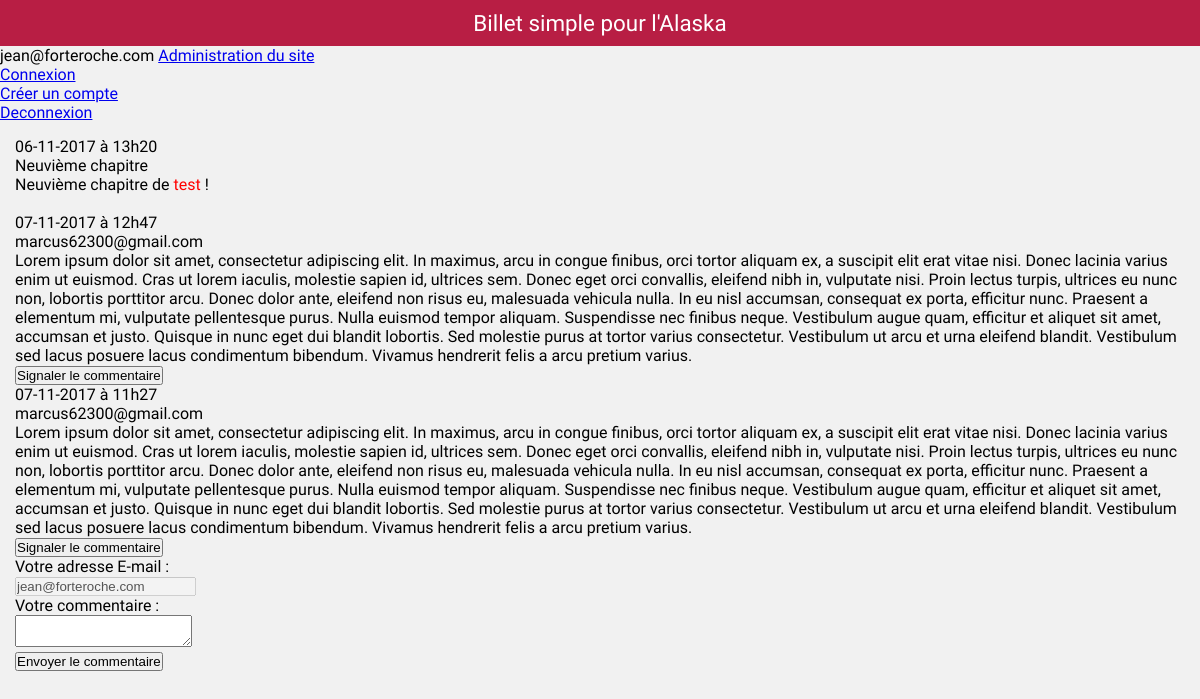
The app's page /displayTicket.php?id=9 (signed in), older data.
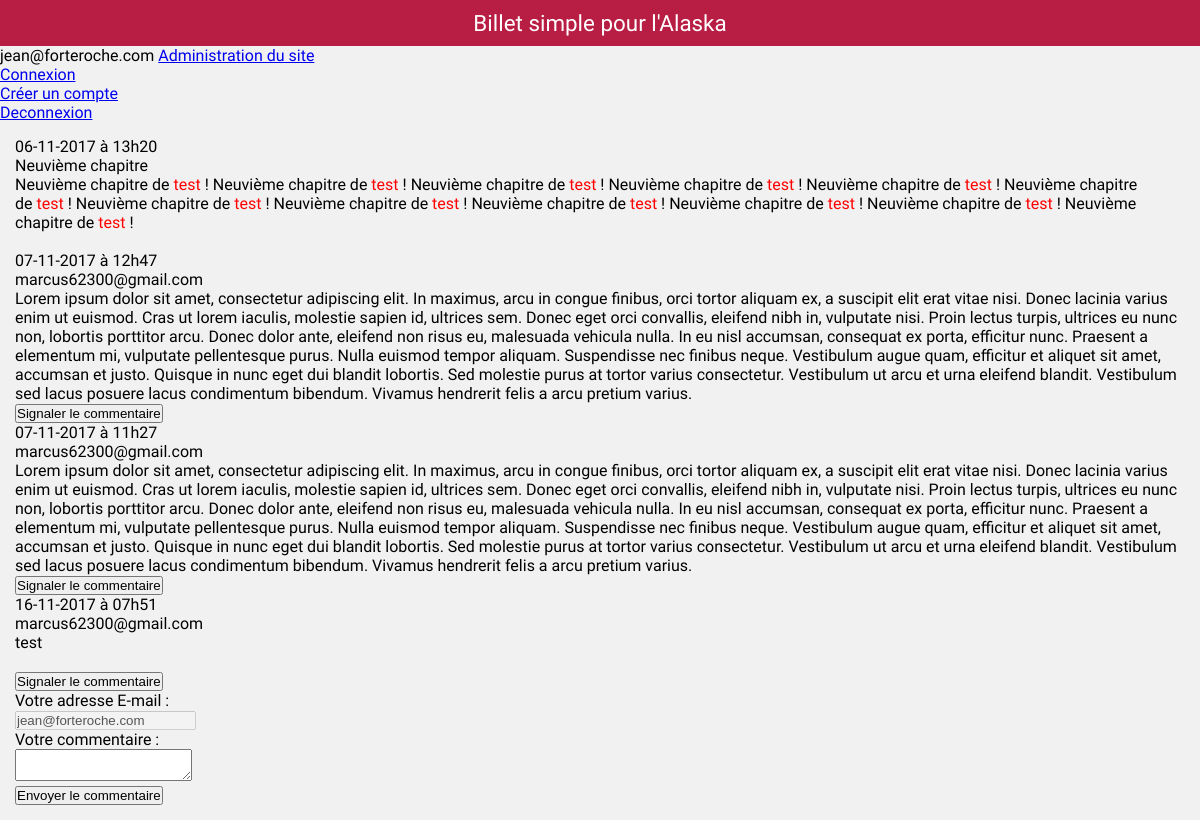
The same page, newer data.
### tables this page shows
CREATE TABLE `tickets` (
  `id` int(11) NOT NULL,
  `title` varchar(255) NOT NULL,
  `content` text NOT NULL,
  `dateTimeAdd` datetime NOT NULL,
  `dateTimeLastModified` datetime DEFAULT NULL
);

CREATE TABLE `comments` (
  `id` int(11) NOT NULL,
  `content` text NOT NULL,
  `dateTimeAdd` datetime NOT NULL,
  `idTicket` int(11) NOT NULL,
  `idMember` int(11) NOT NULL,
  `alert` tinyint(1) NOT NULL
);

CREATE TABLE `members` (
  `id` int(11) NOT NULL,
  `emailAdress` varchar(255) NOT NULL,
  `password` varchar(255) NOT NULL,
  `status` varchar(20) NOT NULL
);

### controler/frontend.php (called while the page is built, shortened)
<?php
function callGetDisplayTicket()
{
    if(($_SERVER["REQUEST_METHOD"] == "GET") && (isset($_GET['id'])))
    {
        if($_GET['id'] != 0)
        {
            $ticketAsk = Ticket::displayTicket($_GET['id']);
            $commentsTicketAsk = Comment::callGetListCommentsTicket($_GET['id']);
        }
        else
        {
            throw new Exception("Identifiant de chapitre incorrect");
        }
    }
    require 'view/frontend/viewDisplayTicket.php';
}

### displayTicket.php (called while the page is built, shortened)
<?php
require('controler/frontend.php');
try
{
    callGetDisplayTicket();
}
catch(Exception $e)
{
    $msgErreur = $e->getMessage();
    require 'view/backend/viewError.php';
}

### model/TicketsManager.php (called while the page is built, shortened)
<?php
class TicketsManager extends Manager
{
    public function getTicket($id)
    {
        $bdd = $this->bddConnect();
        $request = $bdd->prepare('SELECT title, content, DATE_FORMAT(dateTimeAdd, \'%d-%m-%Y à %Hh%i\') AS dateTimeAdd, DATE_FORMAT(dateTimeLastModified, \'%d-%m-%Y à %Hh%i\') AS dateTimeModified FROM tickets WHERE id = ?');
        $request->execute(array($id)) or die(print_r($request->errorInfo(), TRUE));
        $data = $request->fetchAll();
        return $data;
    }
}

### model/Ticket.php (called while the page is built, shortened)
<?php
class Ticket
{
    public static function displayTicket($id)
    {
        return (new TicketsManager)->getTicket($id);
    }
}

### model/CommentsManager.php (called while the page is built, shortened)
<?php
class CommentsManager extends Manager
{
    public function getListCommentsTicket($id)
    {
        $bdd = $this->bddConnect();
        $request = $bdd->prepare('SELECT com.id idComment, DATE_FORMAT(com.dateTimeAdd, \'%d-%m-%Y à %Hh%i\') AS dateTimeAddComment, com.content contentComment, com.alert alertComment, m.emailAdress mailMember, t.title titleTicket FROM comments com INNER JOIN members m ON com.idMember = m.id INNER JOIN tickets t ON com.idTicket = t.id WHERE com.idTicket = ? ORDER BY com.alert DESC');
        $request->execute(array($id)) or die(print_r($request->errorInfo(), TRUE));
        $data = $request->fetchAll();
        return $data;
    }
}

### model/Comment.php (called while the page is built, shortened)
<?php
class Comment
{
    public static function callGetListCommentsTicket($idTicket)
    {
        return (new CommentsManager)->getListCommentsTicket($idTicket);
    }
}

### view/frontend/viewDisplayTicket.php (the view, shortened to what this page needs)
<section>
    <article>
    <?php
        echo $ticketAsk[0]['dateTimeAdd'] . '<br>';
        echo $ticketAsk[0]['title'] . '<br>';
        echo $ticketAsk[0]['content'] . '<br>';
    ?>
    </article>
    <?php foreach($commentsTicketAsk as $comment) : ?>
    <article>
    <?php
        echo $comment['dateTimeAddComment'] . '<br>';
        echo $comment['mailMember'] . '<br>';
        echo $comment['contentComment'] . '<br>';
    ?>
        <form action="displayTicket.php" method="post">
            <p>
                <input type="submit" value="Signaler le commentaire">
            </p>
        </form>
    </article>
    <?php endforeach; ?>
    <div id="inscription">
        <form method="post" action="displayTicket.php">
            <?php
            if(isset($_SESSION['emailAdress']))
            {
            ?>
            <p>
                <label for="emailAdress">Votre adresse E-mail :</label><br>
                <input type="email" name="emailAdress" id="emailAdress" value="<?= $_SESSION['emailAdress']; ?>" disabled>
            </p>
            <?php
            }
            ?>
            <p>
                <label for="comment">Votre commentaire :</label><br>
                <textarea name="comment"></textarea>
            </p>
            <p>
                <input type="submit" value="Envoyer le commentaire">
            </p>
        </form>
    </div>
</section>
<?php
$content = ob_get_clean();
require 'template.php';

### view/frontend/template.php (shortened to what this page needs)
<!doctype html>
<html lang="fr">
    <head>
        <link rel="stylesheet" href="Contenu/css/style.css">
    </head>
    <body>
        <header>
            <div id="titreSite">
                <h1>Billet simple pour l'Alaska</h1>
            </div>
        </header>
        <?php if(isset($_SESSION['emailAdress'])) { echo $_SESSION['emailAdress']; } ?>
        <a href="admin.php">Administration du site</a><br>
        <a href="connection.php">Connexion</a><br>
        <a href="registration.php">Créer un compte</a><br>
        <a href="deconnect.php">Deconnexion</a>
        <?= $content; ?>
    </body>
</html>

### Contenu/css/style.css (style rules this page uses)
* { margin: 0; padding: 0; }
body { width: 100%; height: 100%; background-color: #f1f1f1; font-family: 'El Messiri', sans-serif; }
header { background-color: #b81e44; font-family: 'Pattaya', sans-serif; display: flex; justify-content: space-around; padding: 10px 5px; }
header #titreSite { align-self: center; }
header #titreSite h1 { font-size: 1.4em; color: #fff; font-weight: normal; }
section { margin: 15px; }

Row changes from the older to the newer data that the page shows:
changed tickets "Neuvième chapitre": content "Neuvième chapitre de test !" → "Neuvième chapitre de test ! Neuvième chapitre de test ! Neuvième chapitre de test ! Neuvième chapitre de test ! Neuvième chapitre de test ! Neuvième chapitre de test ! Neuvième chapitre de test ! Neuvième chapitre de test ! Neuvième chapitre de test ! Neuvième chapitre de test ! Neuvième chapitre de test ! Neuvième chapitre de test !"
added comments: dateTimeAddComment "16-11-2017 à 07h51", idMember.emailAdress "marcus62300@gmail.com", content "test"
